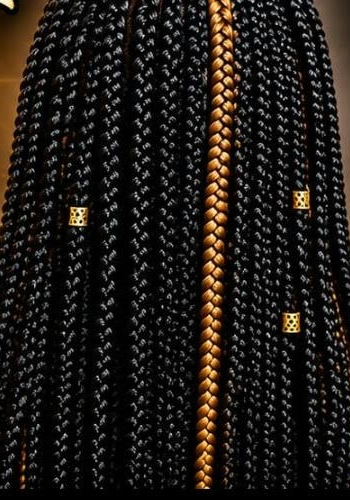
#> input picture src/hero-braids.jpg, 350 x 500 px
$ python logo_icons.py ../hero-braids.jpg
#> lines starting #> are read from the running program, lines starting #| are printed output that depends on the picture; after the words box and inside, x2 and y2 are one past the last pixel; in counts of white or black regions, pixels touching at a corner belong together
"""Ícones do app a partir do logo circular do Cotrim Studio."""
import os, sys
from PIL import Image, ImageDraw, ImageFont, ImageFilter
os.chdir(os.path.dirname(os.path.abspath(__file__)))
SRC = sys.argv[1]
CX, CY, R = 450, 470, 353          # círculo do logo na foto original
BG = (11, 8, 6)

src = Image.open(SRC).convert("RGB")
#> src is the input picture: PIL image 350x500 RGB; mean R, G, B 32.6, 27.7, 23.5
logo = src.crop((CX - R, CY - R, CX + R, CY + R))
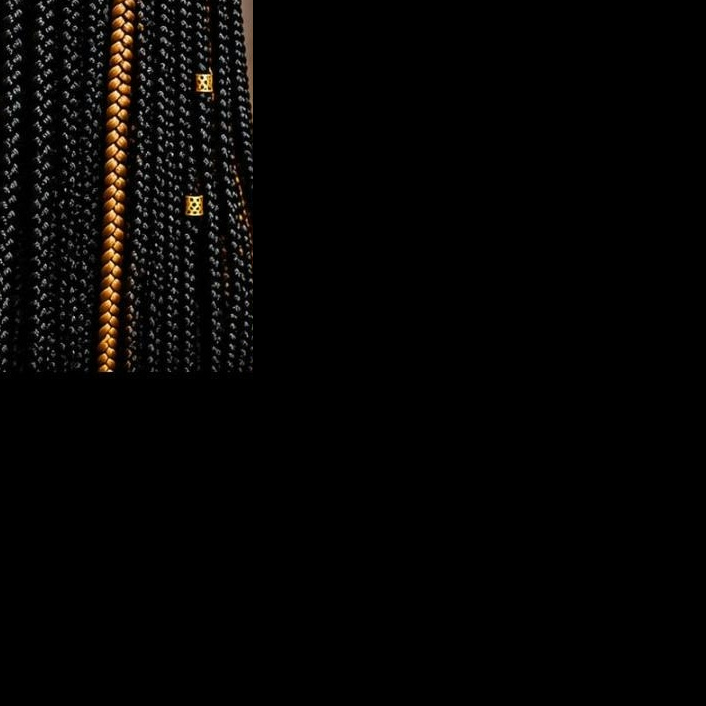
#> logo: PIL image 706x706 RGB; mean R, G, B 6, 5.1, 4.3
D = logo.size[0]
#> D = 706
mask = Image.new("L", (D * 4, D * 4), 0)
#> mask: PIL image 2824x2824 L; every value is 0
ImageDraw.Draw(mask).ellipse((0, 0, D * 4 - 1, D * 4 - 1), fill=255)
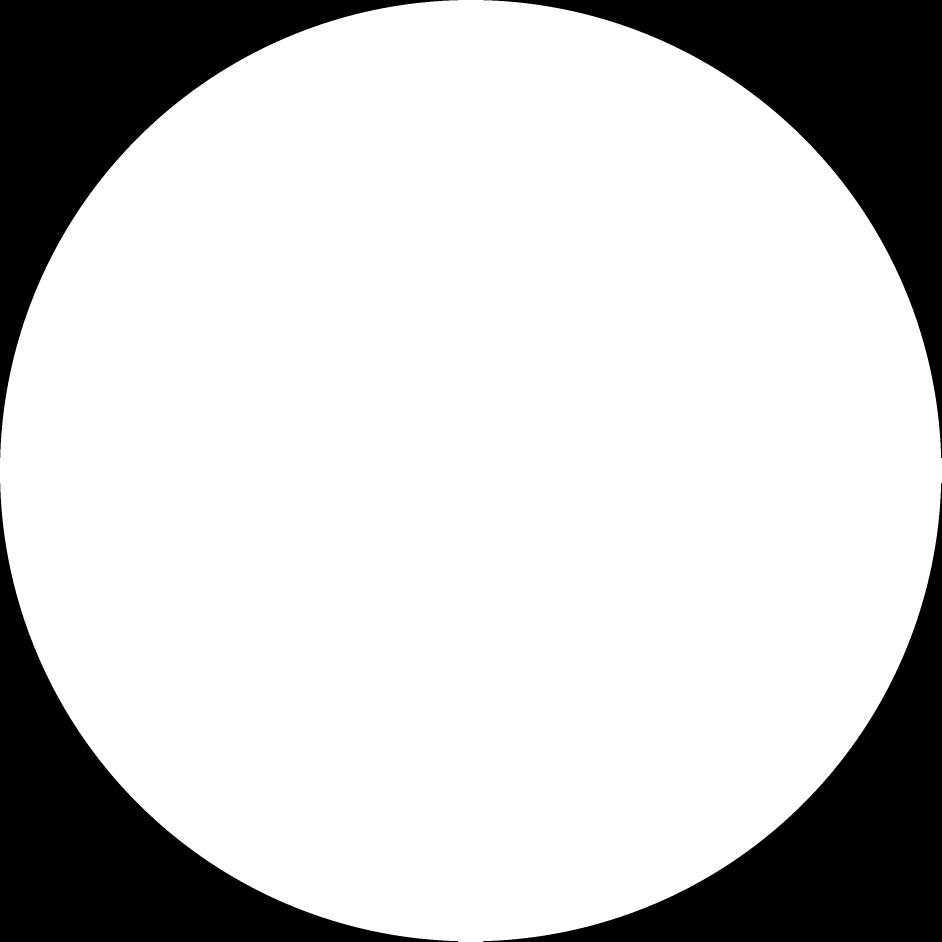
#> mask: PIL image 2824x2824 L (shown at 1/3 size); 78.5% white; 4 black regions, box (x1, y1, x2, y2) and area: (0, 0, 1374, 1374) 427974, (1450, 0, 2824, 1374) 427974, (0, 1450, 1374, 2824) 427974, (1450, 1450, 2824, 2824) 427974
mask = mask.resize((D, D), Image.LANCZOS)
#> mask: PIL image 706x706 L
logo_rgba = logo.copy(); logo_rgba.putalpha(mask)
#> after `logo_rgba.putalpha(mask)`:
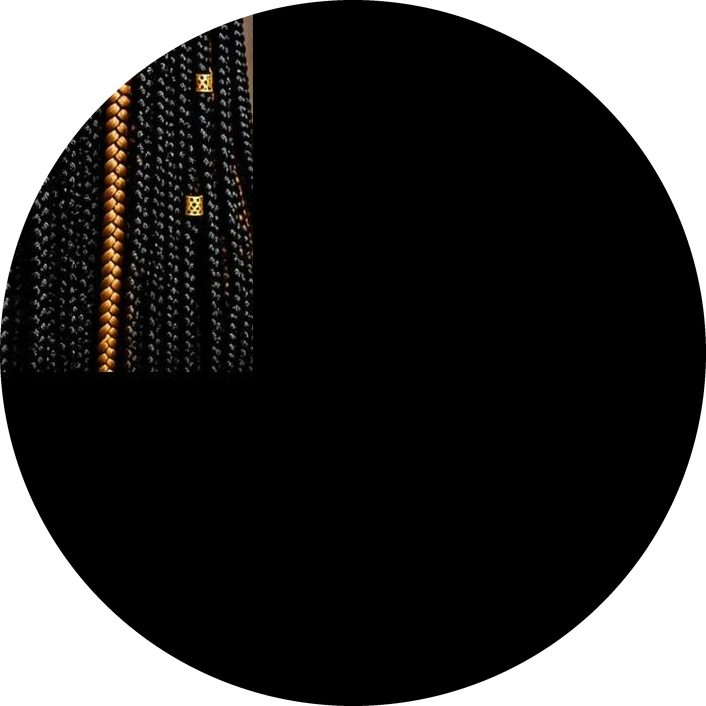
#> logo_rgba: PIL image 706x706 RGBA; mean R, G, B, A 6, 5.1, 4.3, 200.3; transparent parts drawn white
logo_rgba.save("logo-circle.png", optimize=True)

def badge(im, text):
    S = im.size[0]; d = ImageDraw.Draw(im)
    f = ImageFont.truetype("/usr/share/fonts/truetype/dejavu/DejaVuSans-Bold.ttf", int(S * 0.072))
    tw = d.textlength(text, font=f); h = S * 0.11; w = tw + S * 0.08
    x1 = S * 0.975; y1 = S * 0.975; x0 = x1 - w; y0 = y1 - h
    d.rounded_rectangle((x0, y0, x1, y1), radius=h / 2, fill=(232, 180, 67), outline=(255, 236, 180), width=max(1, S // 128))
    d.text((x0 + (w - tw) / 2, y0 + h * 0.14), text, font=f, fill=(20, 13, 9))
    return im

def icon(S, scale, adm=False):
    im = Image.new("RGB", (S, S), BG)
    size = int(S * scale); l = logo_rgba.resize((size, size), Image.LANCZOS)
    im.paste(l, ((S - size) // 2, (S - size) // 2), l)
    return badge(im, "ADM") if adm else im

for kind, adm in (("app", False), ("adm", True)):
    icon(512, 0.98, adm).save(f"{kind}-512.png", optimize=True)
    icon(192, 0.98, adm).save(f"{kind}-192.png", optimize=True)
    icon(180, 0.98, adm).save(f"{kind}-apple-180.png", optimize=True)
    icon(512, 0.84, adm).save(f"{kind}-maskable-512.png", optimize=True)
    icon(48, 1.0, False).save(f"{kind}-48.png", optimize=True)
#> this loop made 2 passes
#> pass 1, `icon(512, 0.98, adm).save(f"{kind}-512.png", optimize=True)`:
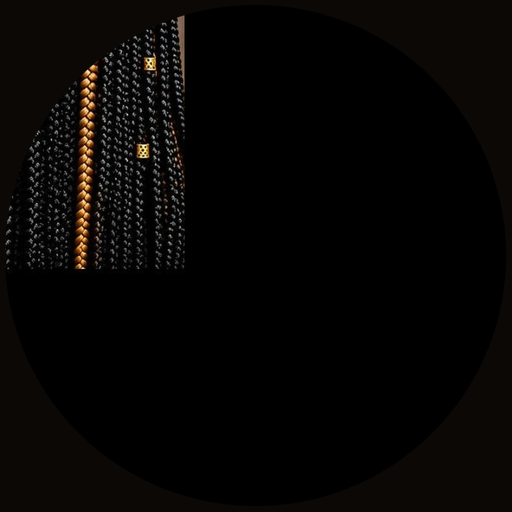
#> saved as app-512.png: PIL image 512x512 RGB; mean R, G, B 6.9, 5.5, 4.4

a = Image.open("app-512.png"); b = Image.open("adm-512.png"); m = Image.open("app-maskable-512.png")
#> after `m = Image.open('app-maskable-512.png')`:
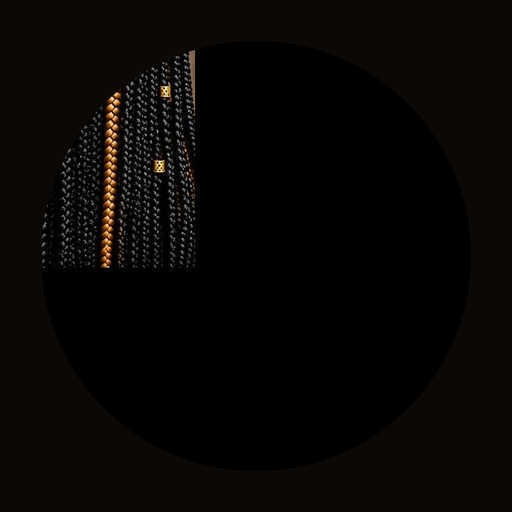
#> m: PIL image 512x512 RGB; mean R, G, B 8, 6.1, 4.8
prev = Image.new("RGB", (512 * 3 + 40, 512), "white")
#> prev: PIL image 1576x512 RGB; every value is 255
prev.paste(a, (0, 0)); prev.paste(b, (532, 0))
# simula o recorte redondo que o Android faz no ícone adaptável
mm = Image.new("L", (512, 512), 0); ImageDraw.Draw(mm).ellipse((26, 26, 486, 486), fill=255)
#> after `mm = Image.new('L', (512, 512), 0)`: mm: PIL image 512x512 L; every value is 0
#> after `ImageDraw.Draw(mm).ellipse((26, 26, 486, 486), fill=255)`:
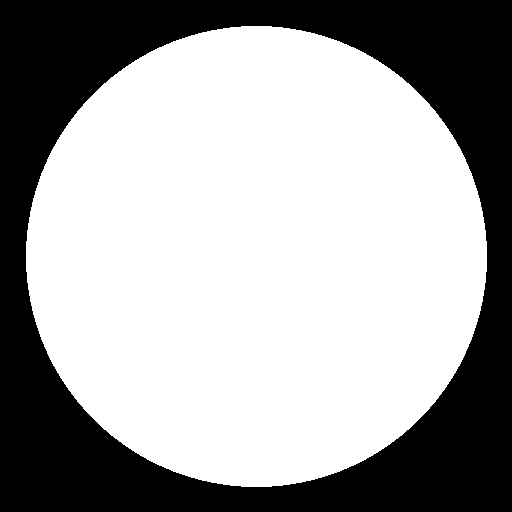
#> mm: PIL image 512x512 L; 63.6% white; 1 black region, box (x1, y1, x2, y2) and area: (0, 0, 512, 512) 95311
prev.paste(m, (1064, 0), mm)
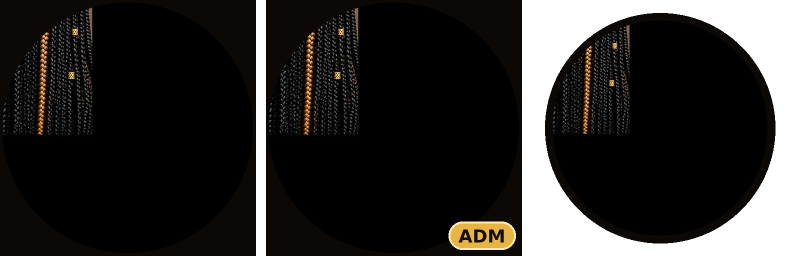
#> prev: PIL image 1576x512 RGB (shown at 1/2 size); mean R, G, B 44, 42.5, 40.9
prev.save("preview.jpg", quality=90)
